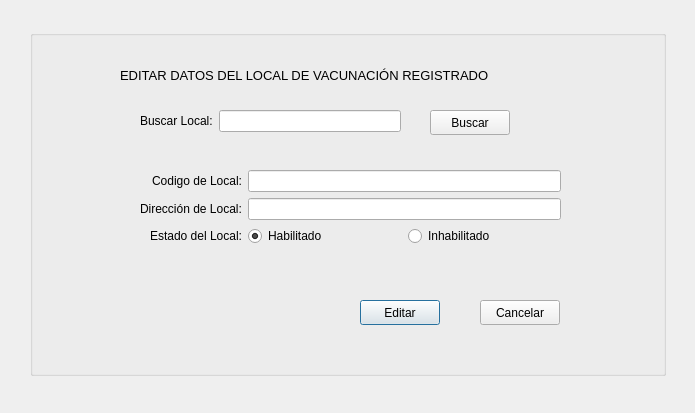
<?xml version="1.0" encoding="UTF-8"?>
<ui version="4.0">
 <class>editarLocalGUI</class>
 <widget class="QDialog" name="editarLocalGUI">
  <property name="geometry">
   <rect>
    <x>0</x>
    <y>0</y>
    <width>695</width>
    <height>413</height>
   </rect>
  </property>
  <property name="windowTitle">
   <string>Editar Datos de un Local de Vacunación</string>
  </property>
  <widget class="QGroupBox" name="groupBox">
   <property name="geometry">
    <rect>
     <x>30</x>
     <y>30</y>
     <width>636</width>
     <height>346</height>
    </rect>
   </property>
   <property name="title">
    <string/>
   </property>
   <widget class="QWidget" name="formLayoutWidget">
    <property name="geometry">
     <rect>
      <x>110</x>
      <y>140</y>
      <width>421</width>
      <height>101</height>
     </rect>
    </property>
    <layout class="QFormLayout" name="formLayout">
     <property name="labelAlignment">
      <set>Qt::AlignRight|Qt::AlignTrailing|Qt::AlignVCenter</set>
     </property>
     <item row="0" column="0">
      <widget class="QLabel" name="label">
       <property name="text">
        <string>Codigo de Local:</string>
       </property>
      </widget>
     </item>
     <item row="0" column="1">
      <widget class="QLineEdit" name="txtCodigoLocal"/>
     </item>
     <item row="1" column="0">
      <widget class="QLabel" name="label_3">
       <property name="text">
        <string>Dirección de Local:</string>
       </property>
      </widget>
     </item>
     <item row="2" column="0">
      <widget class="QLabel" name="label_4">
       <property name="text">
        <string>Estado del Local:</string>
       </property>
      </widget>
     </item>
     <item row="2" column="1">
      <layout class="QHBoxLayout" name="horizontalLayout">
       <item>
        <widget class="QRadioButton" name="cmdHabilitarLocal">
         <property name="text">
          <string>Habilitado</string>
         </property>
         <property name="checked">
          <bool>true</bool>
         </property>
        </widget>
       </item>
       <item>
        <widget class="QRadioButton" name="cmdInhabilitarLocal">
         <property name="text">
          <string>Inhabilitado</string>
         </property>
        </widget>
       </item>
      </layout>
     </item>
     <item row="1" column="1">
      <widget class="QLineEdit" name="txtDireccionLocal"/>
     </item>
    </layout>
   </widget>
   <widget class="QLabel" name="label_2">
    <property name="geometry">
     <rect>
      <x>90</x>
      <y>30</y>
      <width>451</width>
      <height>31</height>
     </rect>
    </property>
    <property name="font">
     <font>
      <pointsize>10</pointsize>
     </font>
    </property>
    <property name="text">
     <string>EDITAR DATOS DEL LOCAL DE VACUNACIÓN REGISTRADO</string>
    </property>
   </widget>
   <widget class="QPushButton" name="cmdEditarLocal">
    <property name="geometry">
     <rect>
      <x>330</x>
      <y>270</y>
      <width>80</width>
      <height>25</height>
     </rect>
    </property>
    <property name="text">
     <string>Editar</string>
    </property>
   </widget>
   <widget class="QPushButton" name="cmdCancelarLocal">
    <property name="geometry">
     <rect>
      <x>450</x>
      <y>270</y>
      <width>80</width>
      <height>25</height>
     </rect>
    </property>
    <property name="text">
     <string>Cancelar</string>
    </property>
   </widget>
   <widget class="QWidget" name="formLayoutWidget_2">
    <property name="geometry">
     <rect>
      <x>110</x>
      <y>80</y>
      <width>261</width>
      <height>31</height>
     </rect>
    </property>
    <layout class="QFormLayout" name="formLayout_2">
     <item row="0" column="0">
      <widget class="QLabel" name="label_5">
       <property name="text">
        <string>Buscar Local:</string>
       </property>
      </widget>
     </item>
     <item row="0" column="1">
      <widget class="QLineEdit" name="txtBuscarLocal"/>
     </item>
    </layout>
   </widget>
   <widget class="QPushButton" name="cmdBuscarLocal">
    <property name="geometry">
     <rect>
      <x>400</x>
      <y>80</y>
      <width>80</width>
      <height>25</height>
     </rect>
    </property>
    <property name="text">
     <string>Buscar</string>
    </property>
   </widget>
  </widget>
 </widget>
 <tabstops>
  <tabstop>txtBuscarLocal</tabstop>
  <tabstop>cmdBuscarLocal</tabstop>
  <tabstop>txtCodigoLocal</tabstop>
  <tabstop>txtDireccionLocal</tabstop>
  <tabstop>cmdHabilitarLocal</tabstop>
  <tabstop>cmdInhabilitarLocal</tabstop>
  <tabstop>cmdEditarLocal</tabstop>
  <tabstop>cmdCancelarLocal</tabstop>
 </tabstops>
 <resources/>
 <connections/>
</ui>
